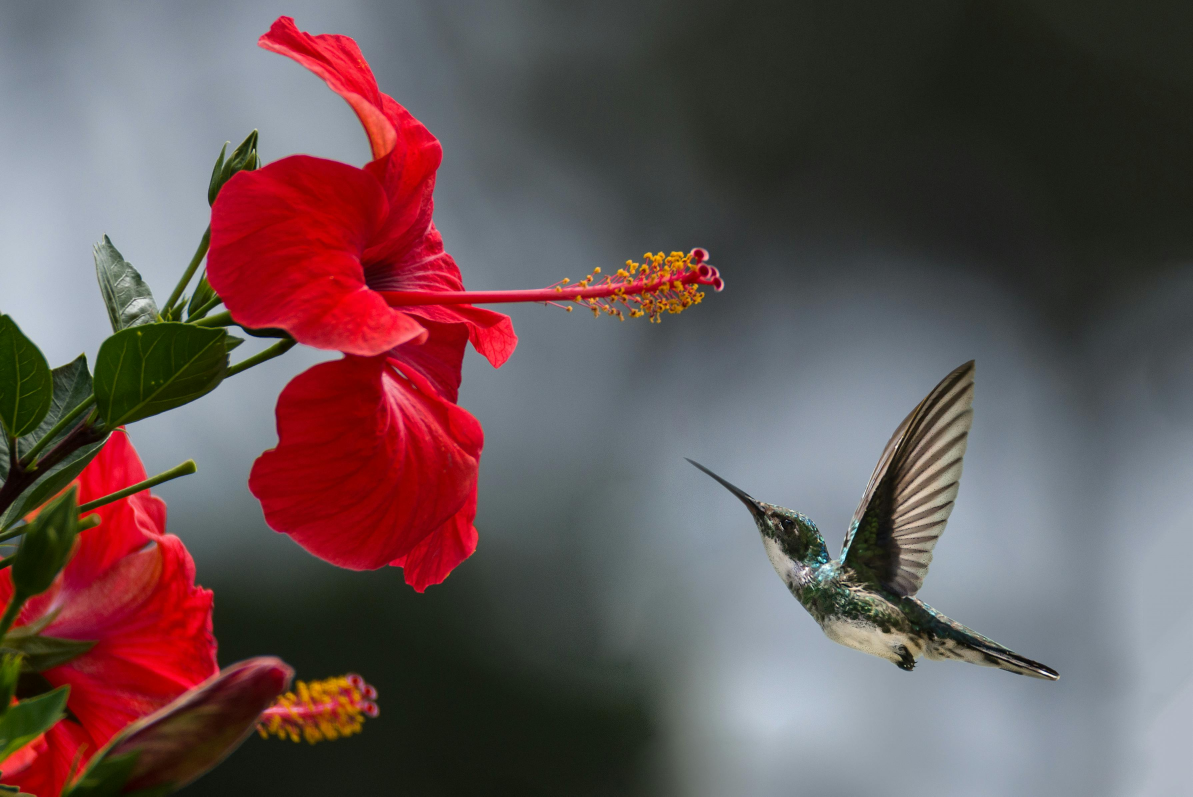
#> input picture data/image.jpg, 3579 x 2389 px (shown at 1/3 size)
$ python q3_rotate_image.py
#> lines starting #> are read from the running program, lines starting #| are printed output that depends on the picture
# import required libraries
import cv2
import numpy as np

# Read the original image
image = cv2.imread('data/image.jpg')
#> image is the input picture: shape (2389, 3579, 3); mean B, G, R 84.8, 83.9, 102.6

def rotate_image(image, angle):
#> called with angle = 45
    (h, w) = image.shape[:2]
#> h = 2389; w = 3579
    center = (w // 2, h // 2)
#> center = (1789, 1194)
    M = cv2.getRotationMatrix2D(center, angle, 1.0)

    # Calculate new bounding dimensions
    cos = np.abs(M[0, 0])
#> cos = 0.707
    sin = np.abs(M[0, 1])
#> sin = 0.707
    new_w = int((h * sin) + (w * cos))
#> new_w = 4220
    new_h = int((h * cos) + (w * sin))
#> new_h = 4220

    # Adjust the rotation matrix
    M[0, 2] += (new_w / 2) - center[0]
    M[1, 2] += (new_h / 2) - center[1]

    return cv2.warpAffine(image, M, (new_w, new_h))
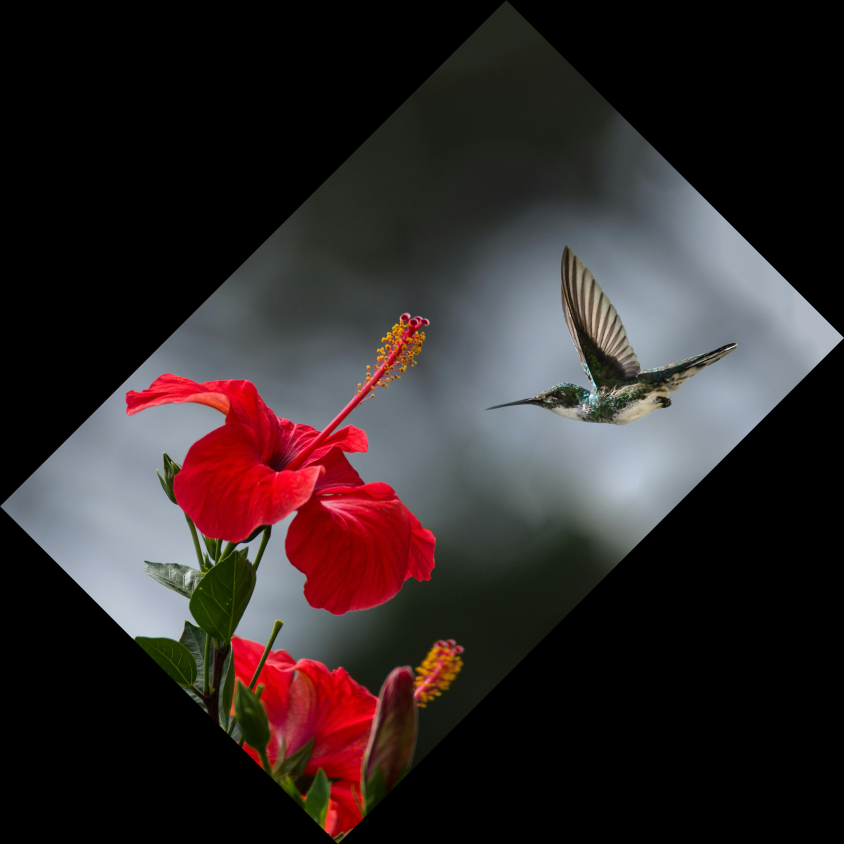
#> returned value: shape (4220, 4220, 3) (shown at 1/5 size); mean of channels 0, 1, 2 40.7, 40.3, 49.3; drawn as B, G, R

# Rotate images
rotated_45 = rotate_image(image, 45)
rotated_90 = rotate_image(image, 90)
#> call 2 of rotate_image, with angle = 90
#> in rotate_image (call 2), `return cv2.warpAffine(image, M, (new_w, new_h))`:
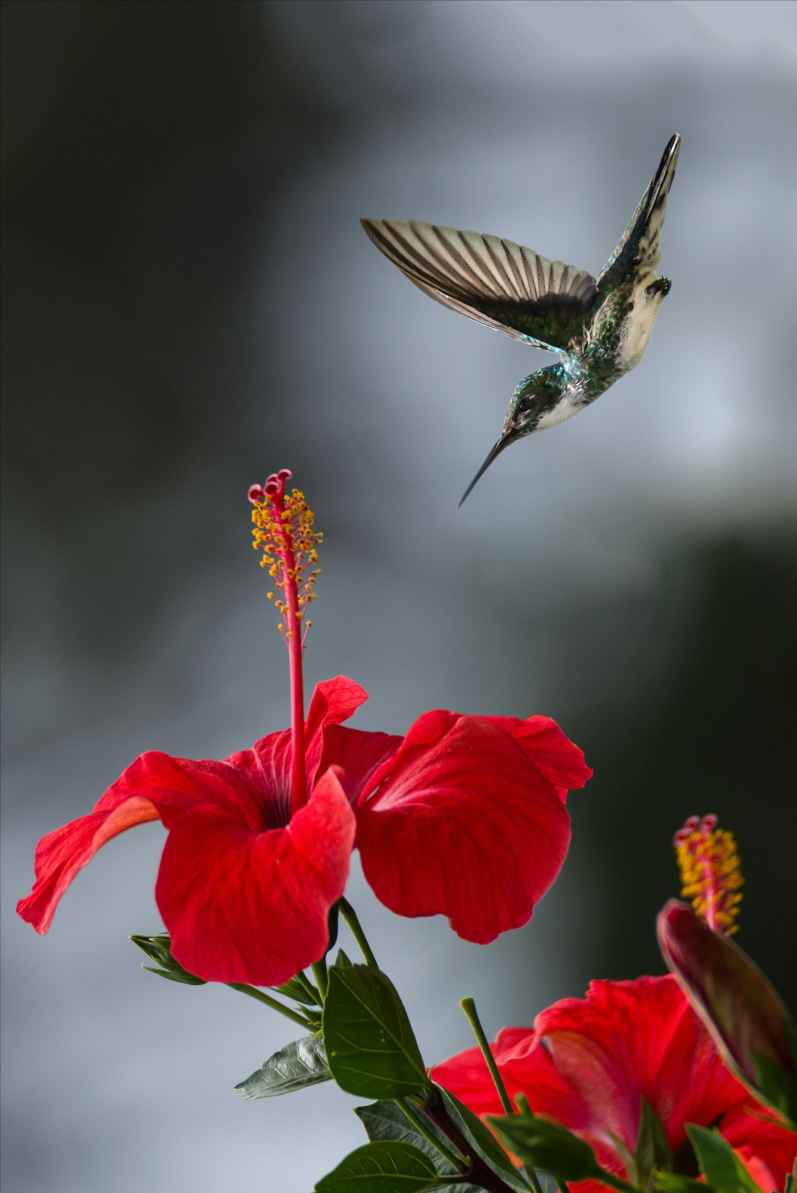
#> returned value: shape (3579, 2389, 3) (shown at 1/3 size); mean of channels 0, 1, 2 84.9, 84, 102.7; drawn as B, G, R

# Create windows with fixed size
windows = [
    ('Original Image', image),
    ('Rotated 45 Degrees', rotated_45),
    ('Rotated 90 Degrees', rotated_90)
]

for name, img in windows:
    cv2.namedWindow(name, cv2.WINDOW_NORMAL)
    cv2.resizeWindow(name, 640, 480)
    cv2.imshow(name, img)
#> this loop made 3 passes
#> name on passes 1 to 3: 'Original Image', 'Rotated 45 Degrees', 'Rotated 90 Degrees'

cv2.waitKey(0)
cv2.destroyAllWindows()
